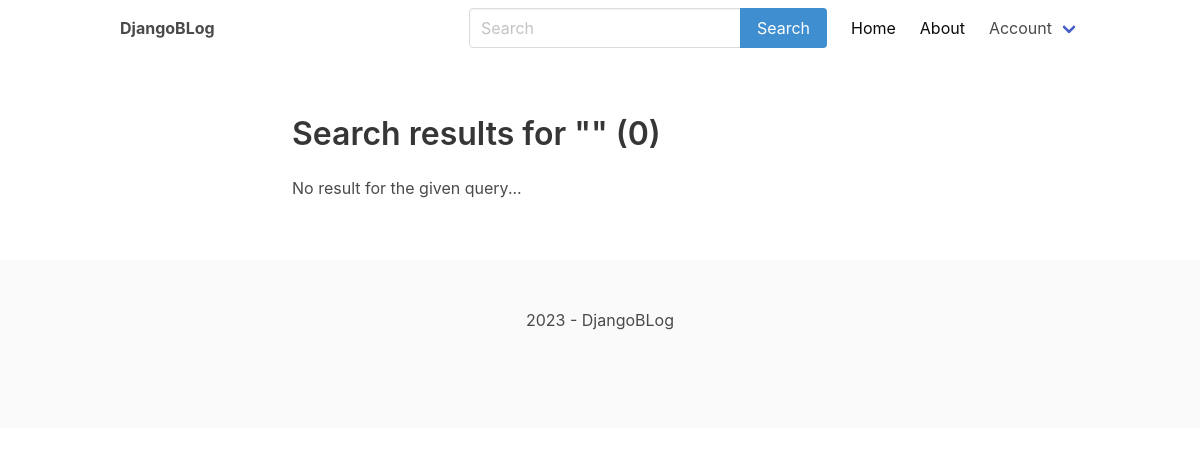
The app's page /search/, older data.
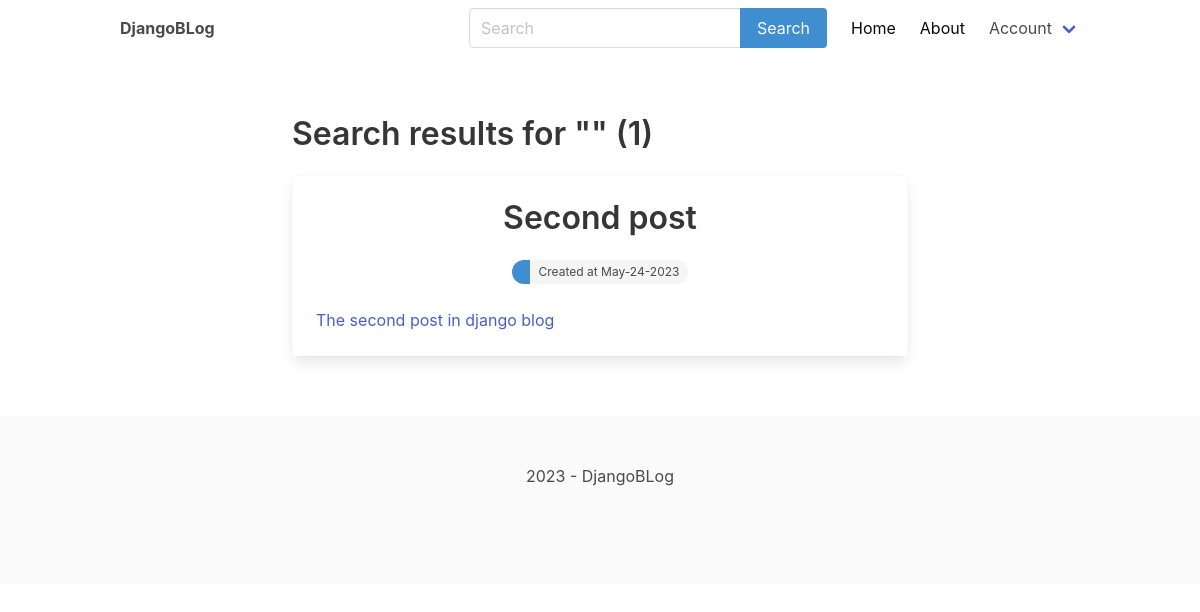
The same page, newer data.
### blog/models.py (models this page shows, shortened)
class Post(models.Model):
    ACTIVE = 'active'
    DRAFT = 'draft'
    CHOICES_STATUS = (
        (ACTIVE, 'Active'),
        (DRAFT, 'Draft'),
    )
    category = models.ForeignKey(Category, on_delete=models.CASCADE, related_name='posts', null=True)
    title = models.CharField(max_length=200)
    intro = models.CharField(max_length=200)
    slug = models.SlugField(max_length=200, unique=True)
    body = models.TextField(max_length=800)
    updated = models.DateTimeField(auto_now=True)
    created = models.DateTimeField(auto_now_add=True)
    status = models.CharField(max_length=10, choices=CHOICES_STATUS, default=DRAFT)
    class Meta:
        ordering = ['-updated', '-created']

### blog/views.py (the view)
# urls.py: path('search/', views.search, name='search'),
def search(request):
    query = request.GET.get('query', '')
    posts = Post.objects.filter(status=Post.ACTIVE).filter(Q(title__icontains=query) | Q(body__icontains=query) | Q(intro__icontains=query))
    return render(request, 'blog/search.html', {'posts': posts, 'query': query})

### blog/templates/blog/search.html (shortened to what this page needs)
{% extends 'main.html' %}
{% block content %}
    <div class="container">
        <section class="articles">
            <div class="column is-8 is-offset-2">
                <h1 class="title">
                    Search results for "{{ query }}" ({{ posts|length }})
                </h1>
                {% for post in posts %}
                    <div class="card article">
                        <div class="card-content">
                            <a href="{% url 'post_detail' post.category.slug  post.slug %}">
                                <div class="media">
                                    <div class="media-content has-text-centered">
                                        <p class="title article-title">{{ post.title }}</p>
                                        <div class="tags has-addons level-item">
                                            <span class="tag is-rounded is-info">{{ post.author }}</span>
                                            <span class="tag is-rounded">Created at {{ post.created|date:'M-d-Y' }}</span>
                                        </div>
                                    </div>
                                </div>
                                <div class="content article-intro">
                                    {{ post.intro }}
                                </div>
                            </a>
                        </div>
                    </div>
                {% empty %}
                    <div class="content">
                        <p>No result for the given query...</p>
                    </div>
                {% endfor %}
            </div>
        </section>
    </div>
{% endblock %}

Row changes from the older to the newer data that the page shows:
now on this page (row edited): Post: title "Second post", created "May-24-2023", intro "The second post in django blog"
Text that changed along with them:
{{ posts|length }}: "0" → "1"
text no longer shown: "No result for the given query..."
